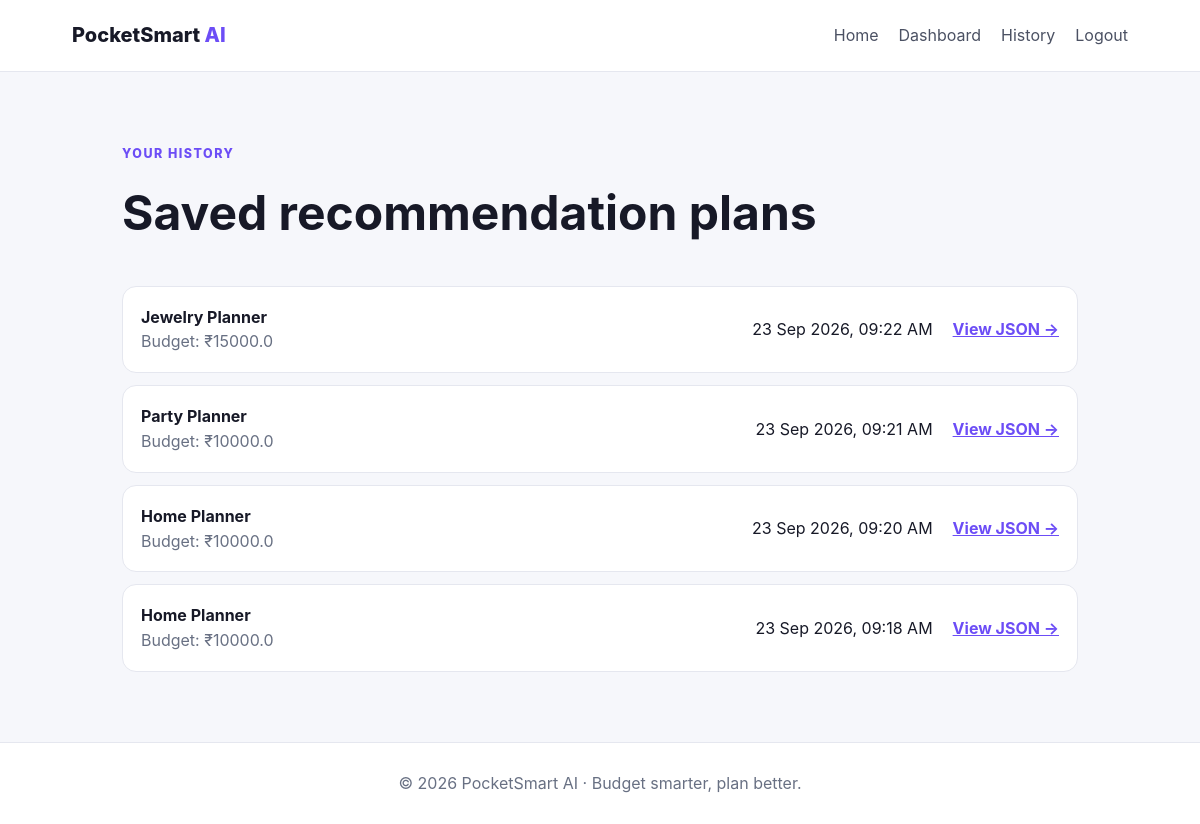
Screenshot of /history (signed in) with the database file from the repository.
### models/db_models.py (models this page shows)
class RecommendationHistory(Base):
    __tablename__ = "recommendation_history"
    id = Column(Integer, primary_key=True, index=True)
    user_id = Column(Integer, ForeignKey("users.id"), nullable=False)
    planner = Column(String(30), nullable=False)
    budget = Column(String(50), nullable=False)
    request_json = Column(Text, nullable=False)
    response_json = Column(Text, nullable=False)
    created_at = Column(DateTime, default=lambda: datetime.now(timezone.utc))
    user = relationship("User", back_populates="history")

### routes/history_routes.py (the view)
@router.get("/history", response_class=HTMLResponse)
def history_page(request: Request, db: Session = Depends(get_db), user: User = Depends(get_current_user)):
    rows = db.query(RecommendationHistory).filter(RecommendationHistory.user_id == user.id).order_by(RecommendationHistory.created_at.desc()).all()
    return request.app.state.templates.TemplateResponse("history.html", {"request": request, "user": user, "history": rows})

### templates/history.html
{% extends "base.html" %}{% block title %}History · PocketSmart AI{% endblock %}
{% block content %}<section class="page-head"><p class="eyebrow">YOUR HISTORY</p><h1>Saved recommendation plans</h1></section>{% if history %}<div class="history-list">{% for row in history %}<article class="history-row"><div><strong>{{ row.planner|capitalize }} Planner</strong><span>Budget: ₹{{ row.budget }}</span></div><time>{{ row.created_at.strftime('%d %b %Y, %I:%M %p') }}</time><a href="/recommendations-details/{{ row.id }}" target="_blank">View JSON →</a></article>{% endfor %}</div>{% else %}<div class="empty"><h2>No plans yet</h2><p>Create your first recommendation from the dashboard.</p><a class="btn" href="/dashboard">Open Dashboard</a></div>{% endif %}{% endblock %}

### templates/base.html (shortened to what this page needs)
<!DOCTYPE html>
<html lang="en">
<head>
  <link rel="stylesheet" href="{{ url_for('static', path='styles.css') }}">
</head>
<body>
<header class="nav">
  <a class="brand" href="/">PocketSmart <span>AI</span></a>
  <nav>
    <a href="/">Home</a>
    {% if user %}
      <a href="/dashboard">Dashboard</a>
      <a href="/history">History</a>
      <a href="/logout">Logout</a>
    {% else %}
      <a href="/login">Login</a>
      <a class="btn small" href="/register">Register</a>
    {% endif %}
  </nav>
</header>
<main>{% block content %}{% endblock %}</main>
<footer>© 2026 PocketSmart AI · Budget smarter, plan better.</footer>
</body>
</html>

### static/styles.css (style rules this page uses)
:root { --bg:#f6f7fb;--card:#fff;--text:#171927;--muted:#687083;--primary:#6c4df6;--border:#e5e7ef;--shadow:0 14px 40px rgba(22,24,45,.08) }
* { box-sizing:border-box }
body { margin:0;font-family:Inter,system-ui,-apple-system,Segoe UI,Arial,sans-serif;background:var(--bg);color:var(--text);line-height:1.55 }
.nav { height:72px;background:#fff;border-bottom:1px solid var(--border);display:flex;align-items:center;justify-content:space-between;padding:0 6%;position:sticky;top:0;z-index:5 }
.brand { font-size:1.25rem;font-weight:800;color:var(--text);text-decoration:none }
.brand span { color:var(--primary) }
nav { display:flex;gap:20px;align-items:center }
nav a { color:#4b5163;text-decoration:none }
.eyebrow { color:var(--primary);font-weight:800;letter-spacing:.12em;font-size:.78rem }
main { min-height:calc(100vh - 130px) }
.page-head { max-width:1100px;margin:0 auto;padding:60px 6% 30px }
.page-head h1 { font-size:clamp(2rem,4vw,3.5rem);margin:5px 0 }
.history-list { max-width:1100px;margin:0 auto;padding:0 6% 70px;display:grid;gap:12px }
.history-row { background:#fff;border:1px solid var(--border);border-radius:14px;padding:18px;display:grid;grid-template-columns:1fr auto auto;gap:20px;align-items:center }
.history-row div span { display:block;color:var(--muted) }
.history-row a { color:var(--primary);font-weight:700 }
footer { text-align:center;color:var(--muted);padding:28px;border-top:1px solid var(--border);background:#fff }

### rows the page displays
RecommendationHistory: planner "Jewelry", budget "15000.0", created_at "23 Sep 2026, 09:22 AM"
RecommendationHistory: planner "Party", budget "10000.0", created_at "23 Sep 2026, 09:21 AM"
RecommendationHistory: planner "Home", budget "10000.0", created_at "23 Sep 2026, 09:20 AM"
RecommendationHistory: planner "Home", budget "10000.0", created_at "23 Sep 2026, 09:18 AM"
